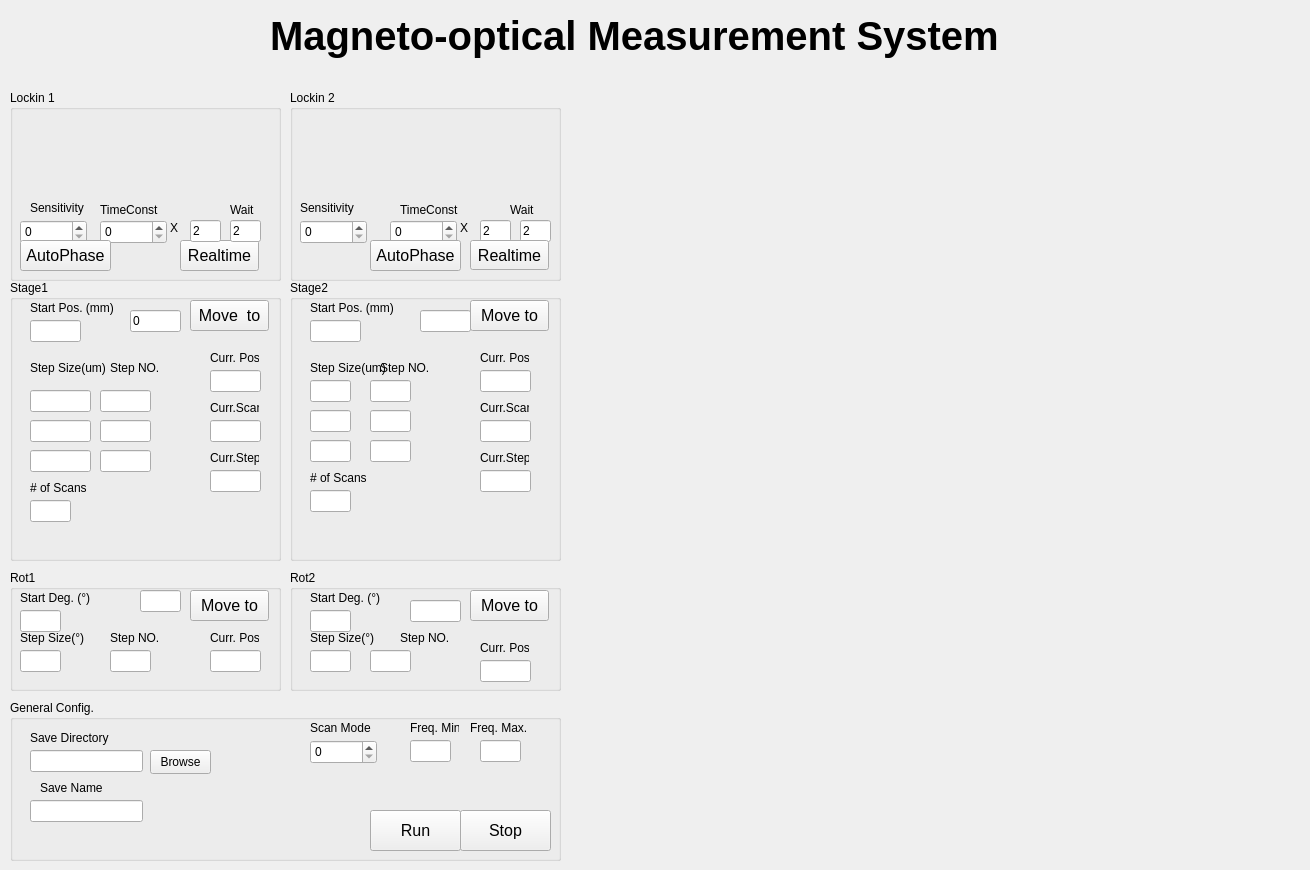
  <widget class="QWidget" name="centralwidget">
   <widget class="QLabel" name="titlelabel">
    <property name="geometry">
     <rect>
      <x>270</x>
      <y>0</y>
      <width>771</width>
      <height>71</height>
     </rect>
    </property>
    <property name="font">
     <font>
      <pointsize>30</pointsize>
      <bold>true</bold>
     </font>
    </property>
    <property name="text">
     <string>Magneto-optical Measurement System</string>
    </property>
    <property name="mytype" stdset="0">
     <string>title</string>
    </property>
   </widget>
   <widget class="QGroupBox" name="stage1Box">
    <property name="geometry">
     <rect>
      <x>10</x>
      <y>280</y>
      <width>271</width>
      <height>281</height>
     </rect>
    </property>
    <property name="title">
     <string>Stage1</string>
    </property>
    <widget class="QLineEdit" name="stage1step1Edit">
     <property name="geometry">
      <rect>
       <x>20</x>
       <y>110</y>
       <width>61</width>
       <height>22</height>
      </rect>
     </property>
    </widget>
    <widget class="QLineEdit" name="start1Edit">
     <property name="geometry">
      <rect>
       <x>20</x>
       <y>40</y>
       <width>51</width>
       <height>22</height>
      </rect>
     </property>
    </widget>
    <widget class="QPushButton" name="move1Button">
     <property name="geometry">
      <rect>
       <x>180</x>
       <y>20</y>
       <width>79</width>
       <height>31</height>
      </rect>
     </property>
     <property name="font">
      <font>
       <pointsize>12</pointsize>
      </font>
     </property>
     <property name="text">
      <string>Move  to</string>
     </property>
    </widget>
    <widget class="QLineEdit" name="stage1step1NO1Edit">
     <property name="geometry">
      <rect>
       <x>90</x>
       <y>110</y>
       <width>51</width>
       <height>22</height>
      </rect>
     </property>
    </widget>
    <widget class="QLineEdit" name="stage1step2Edit">
     <property name="geometry">
      <rect>
       <x>20</x>
       <y>140</y>
       <width>61</width>
       <height>22</height>
      </rect>
     </property>
    </widget>
    <widget class="QLineEdit" name="stage1step3NOEdit">
     <property name="geometry">
      <rect>
       <x>90</x>
       <y>170</y>
       <width>51</width>
       <height>22</height>
      </rect>
     </property>
    </widget>
    <widget class="QLineEdit" name="stage1step3Edit">
     <property name="geometry">
      <rect>
       <x>20</x>
       <y>170</y>
       <width>61</width>
       <height>22</height>
      </rect>
     </property>
    </widget>
    <widget class="QLineEdit" name="stage1step2NOEdit">
     <property name="geometry">
      <rect>
       <x>90</x>
       <y>140</y>
       <width>51</width>
       <height>22</height>
      </rect>
     </property>
    </widget>
    <widget class="QLineEdit" name="stage1Pos">
     <property name="geometry">
      <rect>
       <x>120</x>
       <y>30</y>
       <width>51</width>
       <height>22</height>
      </rect>
     </property>
     <property name="text">
      <string>0</string>
     </property>
    </widget>
    <widget class="QLineEdit" name="scanNO1">
     <property name="geometry">
      <rect>
       <x>20</x>
       <y>220</y>
       <width>41</width>
       <height>22</height>
      </rect>
     </property>
    </widget>
    <widget class="QLineEdit" name="stage1CurrentPos">
     <property name="geometry">
      <rect>
       <x>200</x>
       <y>90</y>
       <width>51</width>
       <height>22</height>
      </rect>
     </property>
     <property name="mytype" stdset="0">
      <string>disp</string>
     </property>
    </widget>
    <widget class="QLabel" name="label_3">
     <property name="geometry">
      <rect>
       <x>200</x>
       <y>70</y>
       <width>49</width>
       <height>16</height>
      </rect>
     </property>
     <property name="text">
      <string>Curr. Pos.</string>
     </property>
     <property name="mytype" stdset="0">
      <string>label</string>
     </property>
    </widget>
    <widget class="QLineEdit" name="stage1CurrentPos_5">
     <property name="geometry">
      <rect>
       <x>200</x>
       <y>140</y>
       <width>51</width>
       <height>22</height>
      </rect>
     </property>
     <property name="mytype" stdset="0">
      <string>disp</string>
     </property>
    </widget>
    <widget class="QLabel" name="label_11">
     <property name="geometry">
      <rect>
       <x>200</x>
       <y>120</y>
       <width>49</width>
       <height>16</height>
      </rect>
     </property>
     <property name="text">
      <string>Curr.Scan</string>
     </property>
     <property name="mytype" stdset="0">
      <string>label</string>
     </property>
    </widget>
    <widget class="QLabel" name="label_12">
     <property name="geometry">
      <rect>
       <x>200</x>
       <y>170</y>
       <width>49</width>
       <height>16</height>
      </rect>
     </property>
     <property name="text">
      <string>Curr.Step</string>
     </property>
     <property name="mytype" stdset="0">
      <string>label</string>
     </property>
    </widget>
    <widget class="QLineEdit" name="stage1CurrentPos_6">
     <property name="geometry">
      <rect>
       <x>200</x>
       <y>190</y>
       <width>51</width>
       <height>22</height>
      </rect>
     </property>
     <property name="mytype" stdset="0">
      <string>disp</string>
     </property>
    </widget>
    <widget class="QLabel" name="label_23">
     <property name="geometry">
      <rect>
       <x>20</x>
       <y>20</y>
       <width>91</width>
       <height>16</height>
      </rect>
     </property>
     <property name="text">
      <string>Start Pos. (mm)</string>
     </property>
     <property name="mytype" stdset="0">
      <string>label</string>
     </property>
    </widget>
    <widget class="QLabel" name="label_24">
     <property name="geometry">
      <rect>
       <x>20</x>
       <y>80</y>
       <width>81</width>
       <height>16</height>
      </rect>
     </property>
     <property name="text">
      <string>Step Size(um)</string>
     </property>
     <property name="mytype" stdset="0">
      <string>label</string>
     </property>
    </widget>
    <widget class="QLabel" name="label_25">
     <property name="geometry">
      <rect>
       <x>100</x>
       <y>80</y>
       <width>51</width>
       <height>16</height>
      </rect>
     </property>
     <property name="text">
      <string>Step NO.</string>
     </property>
     <property name="mytype" stdset="0">
      <string>label</string>
     </property>
    </widget>
    <widget class="QLabel" name="label_26">
     <property name="geometry">
      <rect>
       <x>20</x>
       <y>200</y>
       <width>61</width>
       <height>16</height>
      </rect>
     </property>
     <property name="text">
      <string># of Scans</string>
     </property>
     <property name="mytype" stdset="0">
      <string>label</string>
     </property>
    </widget>
   </widget>
   <widget class="QGroupBox" name="stage2Box">
    <property name="geometry">
     <rect>
      <x>290</x>
      <y>280</y>
      <width>271</width>
      <height>281</height>
     </rect>
    </property>
    <property name="title">
     <string>Stage2</string>
    </property>
    <widget class="QLineEdit" name="start2Edit">
     <property name="geometry">
      <rect>
       <x>20</x>
       <y>40</y>
       <width>51</width>
       <height>22</height>
      </rect>
     </property>
    </widget>
    <widget class="QLineEdit" name="stage2step2Edit">
     <property name="geometry">
      <rect>
       <x>20</x>
       <y>130</y>
       <width>41</width>
       <height>22</height>
      </rect>
     </property>
    </widget>
    <widget class="QPushButton" name="move2Button">
     <property name="geometry">
      <rect>
       <x>180</x>
       <y>20</y>
       <width>79</width>
       <height>31</height>
      </rect>
     </property>
     <property name="font">
      <font>
       <pointsize>12</pointsize>
      </font>
     </property>
     <property name="text">
      <string>Move to</string>
     </property>
    </widget>
    <widget class="QLineEdit" name="stage2step2NOEdit">
     <property name="geometry">
      <rect>
       <x>80</x>
       <y>130</y>
       <width>41</width>
       <height>22</height>
      </rect>
     </property>
    </widget>
    <widget class="QLineEdit" name="stage2step1Edit">
     <property name="geometry">
      <rect>
       <x>20</x>
       <y>100</y>
       <width>41</width>
       <height>22</height>
      </rect>
     </property>
    </widget>
    <widget class="QLineEdit" name="stage2step1NOEdit">
     <property name="geometry">
      <rect>
       <x>80</x>
       <y>100</y>
       <width>41</width>
       <height>22</height>
      </rect>
     </property>
    </widget>
    <widget class="QLineEdit" name="stage2step3NOEdit">
     <property name="geometry">
      <rect>
       <x>80</x>
       <y>160</y>
       <width>41</width>
       <height>22</height>
      </rect>
     </property>
    </widget>
    <widget class="QLineEdit" name="stage2step3Edit">
     <property name="geometry">
      <rect>
       <x>20</x>
       <y>160</y>
       <width>41</width>
       <height>22</height>
      </rect>
     </property>
    </widget>
    <widget class="QLineEdit" name="stage2Pos">
     <property name="geometry">
      <rect>
       <x>130</x>
       <y>30</y>
       <width>51</width>
       <height>22</height>
      </rect>
     </property>
    </widget>
    <widget class="QLineEdit" name="scanNO2">
     <property name="geometry">
      <rect>
       <x>20</x>
       <y>210</y>
       <width>41</width>
       <height>22</height>
      </rect>
     </property>
    </widget>
    <widget class="QLineEdit" name="stage1CurrentPos_2">
     <property name="geometry">
      <rect>
       <x>190</x>
       <y>90</y>
       <width>51</width>
       <height>22</height>
      </rect>
     </property>
     <property name="mytype" stdset="0">
      <string>disp</string>
     </property>
    </widget>
    <widget class="QLineEdit" name="stage1CurrentPos_7">
     <property name="geometry">
      <rect>
       <x>190</x>
       <y>190</y>
       <width>51</width>
       <height>22</height>
      </rect>
     </property>
     <property name="mytype" stdset="0">
      <string>disp</string>
     </property>
    </widget>
    <widget class="QLineEdit" name="stage1CurrentPos_8">
     <property name="geometry">
      <rect>
       <x>190</x>
       <y>140</y>
       <width>51</width>
       <height>22</height>
      </rect>
     </property>
     <property name="mytype" stdset="0">
      <string>disp</string>
     </property>
    </widget>
    <widget class="QLabel" name="label_13">
     <property name="geometry">
      <rect>
       <x>190</x>
       <y>170</y>
       <width>49</width>
       <height>16</height>
      </rect>
     </property>
     <property name="text">
      <string>Curr.Step</string>
     </property>
     <property name="mytype" stdset="0">
      <string>label</string>
     </property>
    </widget>
    <widget class="QLabel" name="label_4">
     <property name="geometry">
      <rect>
       <x>190</x>
       <y>70</y>
       <width>49</width>
       <height>16</height>
      </rect>
     </property>
     <property name="text">
      <string>Curr. Pos.</string>
     </property>
     <property name="mytype" stdset="0">
      <string>label</string>
     </property>
    </widget>
    <widget class="QLabel" name="label_14">
     <property name="geometry">
      <rect>
       <x>190</x>
       <y>120</y>
       <width>49</width>
       <height>16</height>
      </rect>
     </property>
     <property name="text">
      <string>Curr.Scan</string>
     </property>
     <property name="mytype" stdset="0">
      <string>label</string>
     </property>
    </widget>
    <widget class="QLabel" name="label_27">
     <property name="geometry">
      <rect>
       <x>90</x>
       <y>80</y>
       <width>61</width>
       <height>16</height>
      </rect>
     </property>
     <property name="text">
      <string>Step NO.</string>
     </property>
     <property name="mytype" stdset="0">
      <string>label</string>
     </property>
    </widget>
    <widget class="QLabel" name="label_28">
     <property name="geometry">
      <rect>
       <x>20</x>
       <y>190</y>
       <width>61</width>
       <height>16</height>
      </rect>
     </property>
     <property name="text">
      <string># of Scans</string>
     </property>
     <property name="mytype" stdset="0">
      <string>label</string>
     </property>
    </widget>
    <widget class="QLabel" name="label_29">
     <property name="geometry">
      <rect>
       <x>20</x>
       <y>80</y>
       <width>81</width>
       <height>16</height>
      </rect>
     </property>
     <property name="text">
      <string>Step Size(um)</string>
     </property>
     <property name="mytype" stdset="0">
      <string>label</string>
     </property>
    </widget>
    <widget class="QLabel" name="label_30">
     <property name="geometry">
      <rect>
       <x>20</x>
       <y>20</y>
       <width>91</width>
       <height>16</height>
      </rect>
     </property>
     <property name="text">
      <string>Start Pos. (mm)</string>
     </property>
     <property name="mytype" stdset="0">
      <string>label</string>
     </property>
    </widget>
   </widget>
   <widget class="QGroupBox" name="rot1Box">
    <property name="geometry">
     <rect>
      <x>10</x>
      <y>570</y>
      <width>271</width>
      <height>121</height>
     </rect>
    </property>
    <property name="title">
     <string>Rot1</string>
    </property>
    <widget class="QLineEdit" name="start2Edit_2">
     <property name="geometry">
      <rect>
       <x>10</x>
       <y>40</y>
       <width>41</width>
       <height>22</height>
      </rect>
     </property>
    </widget>
    <widget class="QPushButton" name="rot1Button">
     <property name="geometry">
      <rect>
       <x>180</x>
       <y>20</y>
       <width>79</width>
       <height>31</height>
      </rect>
     </property>
     <property name="font">
      <font>
       <pointsize>12</pointsize>
      </font>
     </property>
     <property name="text">
      <string>Move to</string>
     </property>
    </widget>
    <widget class="QLineEdit" name="stage2step1Edit_2">
     <property name="geometry">
      <rect>
       <x>10</x>
       <y>80</y>
       <width>41</width>
       <height>22</height>
      </rect>
     </property>
    </widget>
    <widget class="QLineEdit" name="stage2step1NOEdit_2">
     <property name="geometry">
      <rect>
       <x>100</x>
       <y>80</y>
       <width>41</width>
       <height>22</height>
      </rect>
     </property>
    </widget>
    <widget class="QLineEdit" name="rot1Pos">
     <property name="geometry">
      <rect>
       <x>130</x>
       <y>20</y>
       <width>41</width>
       <height>22</height>
      </rect>
     </property>
    </widget>
    <widget class="QLineEdit" name="stage1CurrentPos_4">
     <property name="geometry">
      <rect>
       <x>200</x>
       <y>80</y>
       <width>51</width>
       <height>22</height>
      </rect>
     </property>
     <property name="mytype" stdset="0">
      <string>disp</string>
     </property>
    </widget>
    <widget class="QLabel" name="label_16">
     <property name="geometry">
      <rect>
       <x>200</x>
       <y>60</y>
       <width>49</width>
       <height>16</height>
      </rect>
     </property>
     <property name="text">
      <string>Curr. Pos.</string>
     </property>
     <property name="mytype" stdset="0">
      <string>label</string>
     </property>
    </widget>
    <widget class="QLabel" name="label_31">
     <property name="geometry">
      <rect>
       <x>10</x>
       <y>20</y>
       <width>91</width>
       <height>16</height>
      </rect>
     </property>
     <property name="text">
      <string>Start Deg. (°)</string>
     </property>
     <property name="mytype" stdset="0">
      <string>label</string>
     </property>
    </widget>
    <widget class="QLabel" name="label_32">
     <property name="geometry">
      <rect>
       <x>100</x>
       <y>60</y>
       <width>51</width>
       <height>16</height>
      </rect>
     </property>
     <property name="text">
      <string>Step NO.</string>
     </property>
     <property name="mytype" stdset="0">
      <string>label</string>
     </property>
    </widget>
    <widget class="QLabel" name="label_33">
     <property name="geometry">
      <rect>
       <x>10</x>
       <y>60</y>
       <width>81</width>
       <height>16</height>
      </rect>
     </property>
     <property name="text">
      <string>Step Size(°)</string>
     </property>
     <property name="mytype" stdset="0">
      <string>label</string>
     </property>
    </widget>
   </widget>
   <widget class="QGroupBox" name="rot2Box">
    <property name="geometry">
     <rect>
      <x>290</x>
      <y>570</y>
      <width>271</width>
      <height>121</height>
     </rect>
    </property>
    <property name="title">
     <string>Rot2</string>
    </property>
    <widget class="QLineEdit" name="start2Edit_3">
     <property name="geometry">
      <rect>
       <x>20</x>
       <y>40</y>
       <width>41</width>
       <height>22</height>
      </rect>
     </property>
    </widget>
    <widget class="QPushButton" name="rot2Button_2">
     <property name="geometry">
      <rect>
       <x>180</x>
       <y>20</y>
       <width>79</width>
       <height>31</height>
      </rect>
     </property>
     <property name="font">
      <font>
       <pointsize>12</pointsize>
      </font>
     </property>
     <property name="text">
      <string>Move to</string>
     </property>
    </widget>
    <widget class="QLineEdit" name="stage2step1Edit_3">
     <property name="geometry">
      <rect>
       <x>20</x>
       <y>80</y>
       <width>41</width>
       <height>22</height>
      </rect>
     </property>
    </widget>
    <widget class="QLineEdit" name="stage2step1NOEdit_3">
     <property name="geometry">
      <rect>
       <x>80</x>
       <y>80</y>
       <width>41</width>
       <height>22</height>
      </rect>
     </property>
    </widget>
    <widget class="QLineEdit" name="rot2Pos">
     <property name="geometry">
      <rect>
       <x>120</x>
       <y>30</y>
       <width>51</width>
       <height>22</height>
      </rect>
     </property>
    </widget>
    <widget class="QLineEdit" name="stage1CurrentPos_3">
     <property name="geometry">
      <rect>
       <x>190</x>
       <y>90</y>
       <width>51</width>
       <height>22</height>
      </rect>
     </property>
     <property name="mytype" stdset="0">
      <string>disp</string>
     </property>
    </widget>
    <widget class="QLabel" name="label_17">
     <property name="geometry">
      <rect>
       <x>190</x>
       <y>70</y>
       <width>49</width>
       <height>16</height>
      </rect>
     </property>
     <property name="text">
      <string>Curr. Pos.</string>
     </property>
     <property name="mytype" stdset="0">
      <string>label</string>
     </property>
    </widget>
    <widget class="QLabel" name="label_34">
     <property name="geometry">
      <rect>
       <x>110</x>
       <y>60</y>
       <width>51</width>
       <height>16</height>
      </rect>
     </property>
     <property name="text">
      <string>Step NO.</string>
     </property>
     <property name="mytype" stdset="0">
      <string>label</string>
     </property>
    </widget>
    <widget class="QLabel" name="label_35">
     <property name="geometry">
      <rect>
       <x>20</x>
       <y>60</y>
       <width>81</width>
       <height>16</height>
      </rect>
     </property>
     <property name="text">
      <string>Step Size(°)</string>
     </property>
     <property name="mytype" stdset="0">
      <string>label</string>
     </property>
    </widget>
    <widget class="QLabel" name="label_36">
     <property name="geometry">
      <rect>
       <x>20</x>
       <y>20</y>
       <width>91</width>
       <height>16</height>
      </rect>
     </property>
     <property name="text">
      <string>Start Deg. (°)</string>
     </property>
     <property name="mytype" stdset="0">
      <string>label</string>
     </property>
    </widget>
   </widget>
   <widget class="QGroupBox" name="lockin1Box">
    <property name="geometry">
     <rect>
      <x>10</x>
      <y>90</y>
      <width>271</width>
      <height>191</height>
     </rect>
    </property>
    <property name="title">
     <string>Lockin 1</string>
    </property>
    <widget class="QWidget" name="realdisChart1" native="true">
     <property name="geometry">
      <rect>
       <x>10</x>
       <y>20</y>
       <width>251</width>
       <height>91</height>
      </rect>
     </property>
     <property name="mytype" stdset="0">
      <string>chart</string>
     </property>
    </widget>
    <widget class="QPushButton" name="realtimeDisp1">
     <property name="geometry">
      <rect>
       <x>170</x>
       <y>150</y>
       <width>79</width>
       <height>31</height>
      </rect>
     </property>
     <property name="font">
      <font>
       <pointsize>12</pointsize>
      </font>
     </property>
     <property name="text">
      <string>Realtime</string>
     </property>
    </widget>
    <widget class="QSpinBox" name="Sensitivity1">
     <property name="geometry">
      <rect>
       <x>10</x>
       <y>130</y>
       <width>67</width>
       <height>24</height>
      </rect>
     </property>
    </widget>
    <widget class="QSpinBox" name="Timecnst1">
     <property name="geometry">
      <rect>
       <x>90</x>
       <y>130</y>
       <width>67</width>
       <height>24</height>
      </rect>
     </property>
    </widget>
    <widget class="QPushButton" name="autoPhase1">
     <property name="geometry">
      <rect>
       <x>10</x>
       <y>150</y>
       <width>91</width>
       <height>31</height>
      </rect>
     </property>
     <property name="font">
      <font>
       <pointsize>12</pointsize>
      </font>
     </property>
     <property name="text">
      <string>AutoPhase</string>
     </property>
    </widget>
    <widget class="QLineEdit" name="wait1">
     <property name="geometry">
      <rect>
       <x>180</x>
       <y>130</y>
       <width>31</width>
       <height>22</height>
      </rect>
     </property>
     <property name="text">
      <string>2</string>
     </property>
    </widget>
    <widget class="QLabel" name="label">
     <property name="geometry">
      <rect>
       <x>160</x>
       <y>130</y>
       <width>16</width>
       <height>16</height>
      </rect>
     </property>
     <property name="text">
      <string>X</string>
     </property>
    </widget>
    <widget class="QLineEdit" name="wait1_2">
     <property name="geometry">
      <rect>
       <x>220</x>
       <y>130</y>
       <width>31</width>
       <height>22</height>
      </rect>
     </property>
     <property name="text">
      <string>2</string>
     </property>
    </widget>
    <widget class="QLabel" name="label_15">
     <property name="geometry">
      <rect>
       <x>20</x>
       <y>110</y>
       <width>61</width>
       <height>16</height>
      </rect>
     </property>
     <property name="text">
      <string>Sensitivity</string>
     </property>
     <property name="mytype" stdset="0">
      <string>label</string>
     </property>
    </widget>
    <widget class="QLabel" name="label_18">
     <property name="geometry">
      <rect>
       <x>90</x>
       <y>110</y>
       <width>61</width>
       <height>20</height>
      </rect>
     </property>
     <property name="text">
      <string>TimeConst</string>
     </property>
     <property name="mytype" stdset="0">
      <string>label</string>
     </property>
    </widget>
    <widget class="QLabel" name="label_19">
     <property name="geometry">
      <rect>
       <x>220</x>
       <y>110</y>
       <width>31</width>
       <height>20</height>
      </rect>
     </property>
     <property name="text">
      <string>Wait</string>
     </property>
     <property name="mytype" stdset="0">
      <string>label</string>
     </property>
    </widget>
   </widget>
   <widget class="QWidget" name="lockin1XChart" native="true">
    <property name="geometry">
     <rect>
      <x>570</x>
      <y>250</y>
      <width>361</width>
      <height>131</height>
     </rect>
    </property>
    <property name="mytype" stdset="0">
     <string>chart</string>
    </property>
   </widget>
   <widget class="QWidget" name="lockin2XChart" native="true">
    <property name="geometry">
     <rect>
      <x>570</x>
      <y>390</y>
      <width>361</width>
      <height>141</height>
     </rect>
    </property>
    <property name="styleSheet">
     <string notr="true"/>
    </property>
    <property name="mytype" stdset="0">
     <string>chart</string>
    </property>
   </widget>
   <widget class="QWidget" name="timeChart" native="true">
    <property name="geometry">
     <rect>
      <x>570</x>
      <y>710</y>
      <width>361</width>
      <height>151</height>
     </rect>
    </property>
    <property name="mytype" stdset="0">
     <string>chart</string>
    </property>
   </widget>
   <widget class="QWidget" name="freqChart" native="true">
    <property name="geometry">
     <rect>
      <x>940</x>
      <y>710</y>
      <width>361</width>
      <height>151</height>
     </rect>
    </property>
    <property name="mytype" stdset="0">
     <string>chart</string>
    </property>
   </widget>
   <widget class="QWidget" name="rotChart" native="true">
    <property name="geometry">
     <rect>
      <x>950</x>
      <y>390</y>
      <width>341</width>
      <height>301</height>
     </rect>
    </property>
    <property name="mytype" stdset="0">
     <string>chart</string>
    </property>
   </widget>
   <widget class="QGroupBox" name="lockin2Box">
    <property name="geometry">
     <rect>
      <x>290</x>
      <y>90</y>
      <width>271</width>
      <height>191</height>
     </rect>
    </property>
    <property name="title">
     <string>Lockin 2</string>
    </property>
    <widget class="QWidget" name="realdisChart1_2" native="true">
     <property name="geometry">
      <rect>
       <x>10</x>
       <y>20</y>
       <width>251</width>
       <height>91</height>
      </rect>
     </property>
     <property name="mytype" stdset="0">
      <string>chart</string>
     </property>
    </widget>
    <widget class="QSpinBox" name="Sensitivity2">
     <property name="geometry">
      <rect>
       <x>10</x>
       <y>130</y>
       <width>67</width>
       <height>24</height>
      </rect>
     </property>
    </widget>
    <widget class="QSpinBox" name="Timecnst2">
     <property name="geometry">
      <rect>
       <x>100</x>
       <y>130</y>
       <width>67</width>
       <height>24</height>
      </rect>
     </property>
    </widget>
    <widget class="QPushButton" name="autoPhase2">
     <property name="geometry">
      <rect>
       <x>80</x>
       <y>150</y>
       <width>91</width>
       <height>31</height>
      </rect>
     </property>
     <property name="font">
      <font>
       <pointsize>12</pointsize>
      </font>
     </property>
     <property name="text">
      <string>AutoPhase</string>
     </property>
    </widget>
    <widget class="QLineEdit" name="wait1_3">
     <property name="geometry">
      <rect>
       <x>190</x>
       <y>130</y>
       <width>31</width>
       <height>22</height>
      </rect>
     </property>
     <property name="text">
      <string>2</string>
     </property>
    </widget>
    <widget class="QLabel" name="label2">
     <property name="geometry">
      <rect>
       <x>170</x>
       <y>130</y>
       <width>16</width>
       <height>16</height>
      </rect>
     </property>
     <property name="text">
      <string>X</string>
     </property>
    </widget>
    <widget class="QLineEdit" name="wait1_4">
     <property name="geometry">
      <rect>
       <x>230</x>
       <y>130</y>
       <width>31</width>
       <height>22</height>
      </rect>
     </property>
     <property name="text">
      <string>2</string>
     </property>
    </widget>
    <widget class="QLabel" name="label_20">
     <property name="geometry">
      <rect>
       <x>10</x>
       <y>110</y>
       <width>61</width>
       <height>16</height>
      </rect>
     </property>
     <property name="text">
      <string>Sensitivity</string>
     </property>
     <property name="mytype" stdset="0">
      <string>label</string>
     </property>
    </widget>
    <widget class="QLabel" name="label_21">
     <property name="geometry">
      <rect>
       <x>110</x>
       <y>110</y>
       <width>61</width>
       <height>20</height>
      </rect>
     </property>
     <property name="text">
      <string>TimeConst</string>
     </property>
     <property name="mytype" stdset="0">
      <string>label</string>
     </property>
    </widget>
    <widget class="QLabel" name="label_22">
     <property name="geometry">
      <rect>
       <x>220</x>
       <y>110</y>
       <width>31</width>
       <height>20</height>
      </rect>
     </property>
     <property name="text">
      <string>Wait</string>
     </property>
     <property name="mytype" stdset="0">
      <string>label</string>
     </property>
    </widget>
    <widget class="QPushButton" name="realtimeDisp1_2">
     <property name="geometry">
      <rect>
       <x>180</x>
       <y>150</y>
       <width>79</width>
       <height>30</height>
      </rect>
     </property>
     <property name="font">
      <font>
       <pointsize>12</pointsize>
      </font>
     </property>
     <property name="text">
      <string>Realtime</string>
     </property>
    </widget>
   </widget>
   <widget class="QGroupBox" name="groupBox">
    <property name="geometry">
     <rect>
      <x>10</x>
      <y>700</y>
      <width>551</width>
      <height>161</height>
     </rect>
    </property>
    <property name="title">
     <string>General Config.</string>
    </property>
    <widget class="QPushButton" name="scanButton_2">
     <property name="geometry">
      <rect>
       <x>450</x>
       <y>110</y>
       <width>91</width>
       <height>41</height>
      </rect>
     </property>
     <property name="font">
      <font>
       <pointsize>12</pointsize>
      </font>
     </property>
     <property name="text">
      <string>Stop</string>
     </property>
    </widget>
    <widget class="QLineEdit" name="pathEdit">
     <property name="geometry">
      <rect>
       <x>20</x>
       <y>50</y>
       <width>113</width>
       <height>22</height>
      </rect>
     </property>
    </widget>
    <widget class="QSpinBox" name="modeChoiceBox">
     <property name="geometry">
      <rect>
       <x>300</x>
       <y>40</y>
       <width>67</width>
       <height>24</height>
      </rect>
     </property>
    </widget>
    <widget class="QLabel" name="label_2">
     <property name="geometry">
      <rect>
       <x>20</x>
       <y>30</y>
       <width>81</width>
       <height>16</height>
      </rect>
     </property>
     <property name="text">
      <string>Save Directory</string>
     </property>
     <property name="mytype" stdset="0">
      <string>label</string>
     </property>
    </widget>
    <widget class="QPushButton" name="browseButton">
     <property name="geometry">
      <rect>
       <x>140</x>
       <y>50</y>
       <width>61</width>
       <height>24</height>
      </rect>
     </property>
     <property name="text">
      <string>Browse</string>
     </property>
    </widget>
    <widget class="QPushButton" name="Run">
     <property name="geometry">
      <rect>
       <x>360</x>
       <y>110</y>
       <width>91</width>
       <height>41</height>
      </rect>
     </property>
     <property name="font">
      <font>
       <pointsize>12</pointsize>
      </font>
     </property>
     <property name="text">
      <string>Run</string>
     </property>
    </widget>
    <widget class="QLineEdit" name="pathEdit_2">
     <property name="geometry">
      <rect>
       <x>20</x>
       <y>100</y>
       <width>113</width>
       <height>22</height>
      </rect>
     </property>
    </widget>
    <widget class="QLabel" name="label_10">
     <property name="geometry">
      <rect>
       <x>30</x>
       <y>80</y>
       <width>81</width>
       <height>16</height>
      </rect>
     </property>
     <property name="text">
      <string>Save Name</string>
     </property>
     <property name="mytype" stdset="0">
      <string>label</string>
     </property>
    </widget>
    <widget class="QLabel" name="label_9">
     <property name="geometry">
      <rect>
       <x>300</x>
       <y>20</y>
       <width>71</width>
       <height>16</height>
      </rect>
     </property>
     <property name="text">
      <string>Scan Mode</string>
     </property>
     <property name="mytype" stdset="0">
      <string>label</string>
     </property>
    </widget>
    <widget class="QLineEdit" name="stage2step1Edit_5">
     <property name="geometry">
      <rect>
       <x>470</x>
       <y>40</y>
       <width>41</width>
       <height>22</height>
      </rect>
     </property>
    </widget>
    <widget class="QLineEdit" name="stage2step1Edit_4">
     <property name="geometry">
      <rect>
       <x>400</x>
       <y>40</y>
       <width>41</width>
       <height>22</height>
      </rect>
     </property>
    </widget>
    <widget class="QLabel" name="label_8">
     <property name="geometry">
      <rect>
       <x>460</x>
       <y>20</y>
       <width>61</width>
       <height>16</height>
      </rect>
     </property>
     <property name="text">
      <string>Freq. Max.</string>
     </property>
     <property name="mytype" stdset="0">
      <string>label</string>
     </property>
    </widget>
    <widget class="QLabel" name="label_7">
     <property name="geometry">
      <rect>
       <x>400</x>
       <y>20</y>
       <width>49</width>
       <height>16</height>
      </rect>
     </property>
     <property name="text">
      <string>Freq. Min.</string>
     </property>
     <property name="mytype" stdset="0">
      <string>label</string>
     </property>
    </widget>
   </widget>
   <widget class="QWidget" name="lockin2YChart" native="true">
    <property name="geometry">
     <rect>
      <x>570</x>
      <y>550</y>
      <width>361</width>
      <height>141</height>
     </rect>
    </property>
    <property name="styleSheet">
     <string notr="true"/>
    </property>
    <property name="mytype" stdset="0">
     <string>chart</string>
    </property>
   </widget>
   <widget class="QWidget" name="lockin1YChart" native="true">
    <property name="geometry">
     <rect>
      <x>940</x>
      <y>250</y>
      <width>361</width>
      <height>131</height>
     </rect>
    </property>
    <property name="mytype" stdset="0">
     <string>chart</string>
    </property>
   </widget>
   <widget class="QWidget" name="stage2Disp" native="true">
    <property name="geometry">
     <rect>
      <x>940</x>
      <y>100</y>
      <width>361</width>
      <height>131</height>
     </rect>
    </property>
    <property name="mytype" stdset="0">
     <string>chart</string>
    </property>
   </widget>
   <widget class="QWidget" name="stage1Disp" native="true">
    <property name="geometry">
     <rect>
      <x>570</x>
      <y>100</y>
      <width>361</width>
      <height>131</height>
     </rect>
    </property>
    <property name="mytype" stdset="0">
     <string>chart</string>
    </property>
   </widget>
  </widget>
